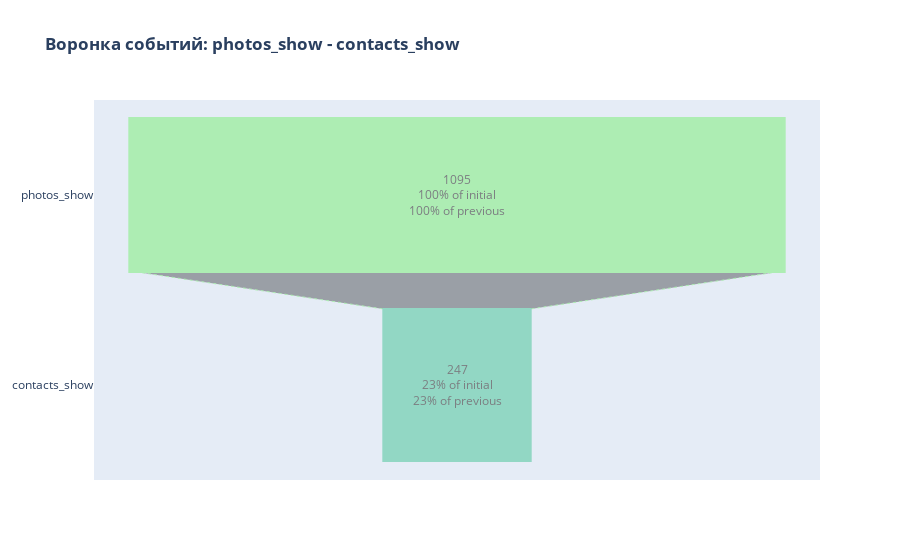

Notebook code cell kept with this figure:
### Code cell
funnels_2('photos_show', 'contacts_show')

### Figure 1 — Plotly figure (JSON) as saved in the notebook; plotly's stock layout.template omitted (floating-point values rounded to 4 significant figures)
{"data": [{"connector": {"line": {"color": "lightgreen", "dash": "dot", "width": 1}}, "marker": {"color": ["lightgreen", "mediumaquamarine", "mediumseagreen"], "line": {"color": ["lightgreen", "mediumaquamarine", "mediumseagreen"], "width": [4, 2, 2, 3, 1, 1]}}, "opacity": 0.65, "textinfo": "value+percent initial+percent previous", "textposition": "auto", "type": "funnel", "x": [1095, 247], "y": ["photos_show", "contacts_show"]}], "layout": {"title": {"text": "<b>Воронка событий: photos_show - contacts_show</b>"}}}
